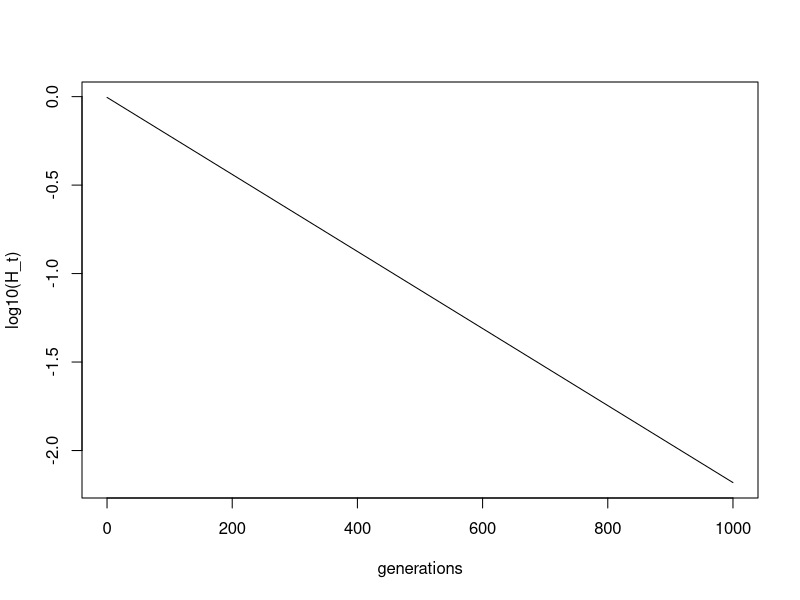
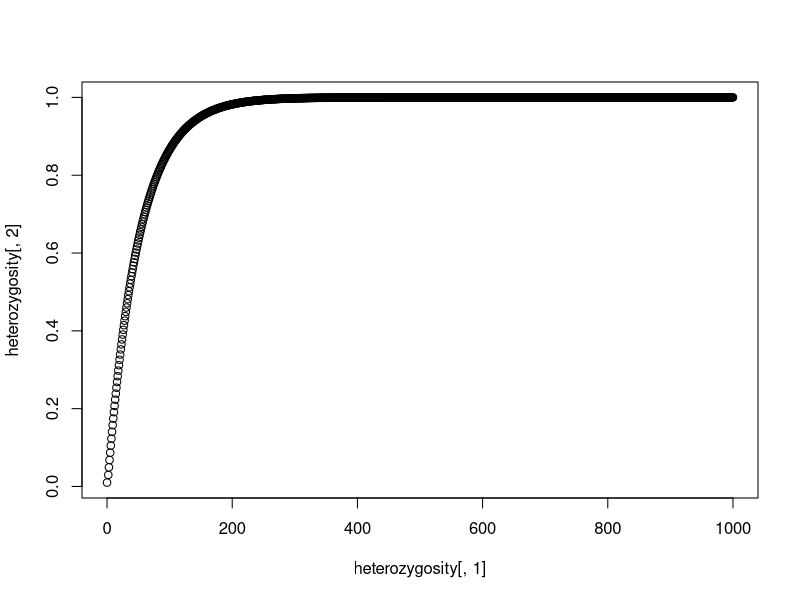
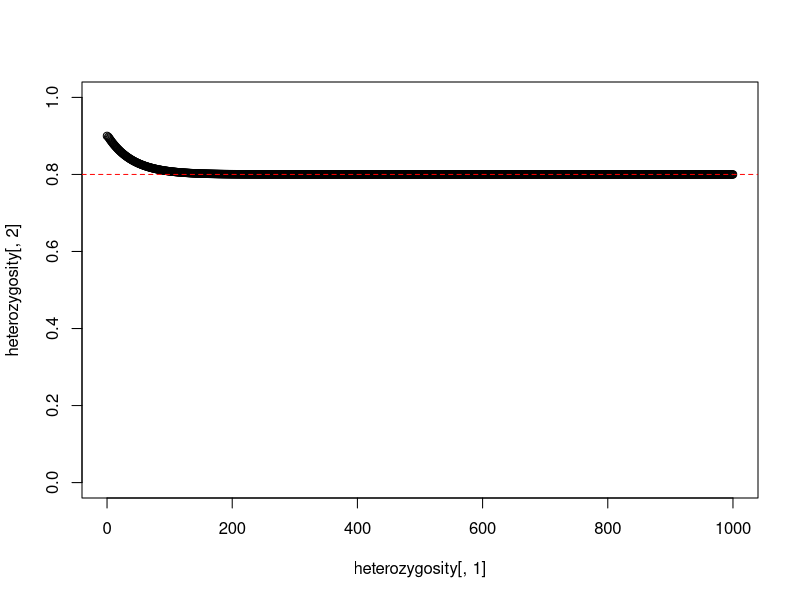
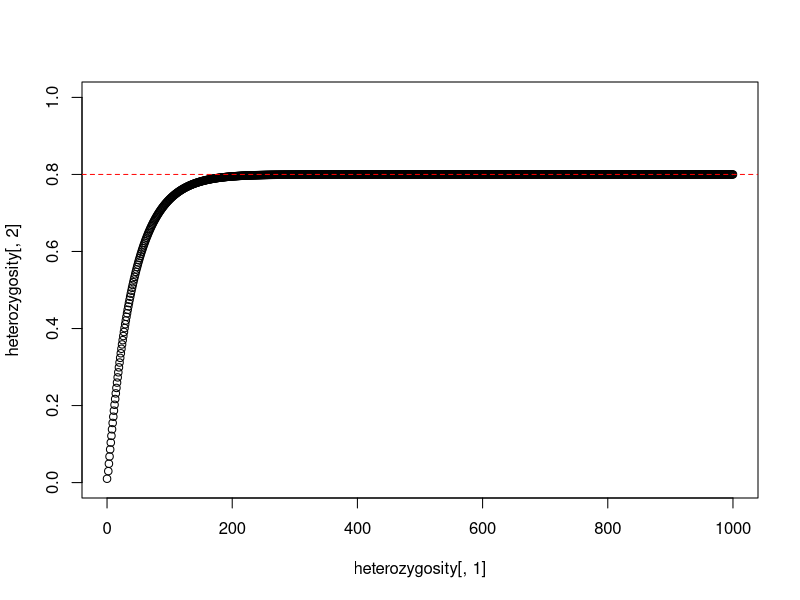

These charts were generated, in order, by the following R code:
## ---- chunk 1
#define heterozygosity function
H_t = function(t) {H_0*(1-(1/(2*N)))^t}

#parameters
H_0 = 0.99
N = 100

#plot 
curve(log10(H_t(x)), from = 0, to = 1000, xlab = "generations", ylab = "log10(H_t)")

 
## ---- chunk 2

#define heterozygosity function
H_prime = function(H) {H + 2*mu*(1-H)}

#parameters
mu = 10^-2 #mutation rate
gens = 10^3 #number of generations to simulate

#initial conditions
H_0 = 0.01 #initial heterozygosity

#matrix to store gentotype frequencies in 
heterozygosity = matrix(nrow = gens, ncol = 2) #rows=generations, cols = generation, heterozygosity

#initialize
heterozygosity[1,] = c(0,H_0)

#simulate
for(i in 2:gens){
  heterozygosity[i,] = c(i, H_prime(heterozygosity[i-1,2]))
}

#plot
plot(x = heterozygosity[,1], y = heterozygosity[,2])

## ---- chunk 3
#expected heterozygosity
H_prime = function(H){
  H_prime = (1- (1/(2*N)))*H + 2*mu*(1-H) #change due to drift + change due to mutation
}

#parameters
mu = 0.01 #mutation rate
N = 100 #population size
gens = 1000 #generations to simulate

#initial conditions
H_0 = 0.9 #initial heterozygosity

#matrix to store heterozygosities
heterozygosity = matrix(nrow = gens, ncol = 2) #row = generation, col = generation, heterozygosity

# initialize
heterozygosity[1,] = c(0, H_0)

#simulate
for(i in 2:gens){
  heterozygosity[i,] = c(i, H_prime(heterozygosity[i-1,2]))
}

#plot
plot(x = heterozygosity[,1], y = heterozygosity[,2], ylim = c(0,1))
  abline(h = 4*N*mu/(1 + 4*N*mu), lty = 2, col = "red") #equilibrium heterozygosity

## ---- chunk 4
#expected heterozygosity
H_prime = function(H){
  H_prime = (1- (1/(2*N)))*H + 2*mu*(1-H) #change due to drift + change due to mutation
}

#parameters
mu = 0.01 #mutation rate
N = 100 #population size
gens = 1000 #generations to simulate

#initial conditions
H_0 = 0.01 #initial heterozygosity

#matrix to store heterozygosities
heterozygosity = matrix(nrow = gens, ncol = 2) #row = generation, col = generation, heterozygosity

# initialize
heterozygosity[1,] = c(0, H_0)

#simulate
for(i in 2:gens){
  heterozygosity[i,] = c(i, H_prime(heterozygosity[i-1,2]))
}

#plot
plot(x = heterozygosity[,1], y = heterozygosity[,2], ylim = c(0,1))
  abline(h = 4*N*mu/(1 + 4*N*mu), lty = 2, col = "red") #equilibrium heterozygosity

## ---- chunk 5
library(tidyverse)
library(dplyr)
# functions 

exact_hhat = function(N,mu) {-1*(1/((mu^2 -1)*(1-(1/(2*N))) -1) * ((mu/N)*((mu/2) - 1)) + 1/(2*N) + (mu^2 - 1)*(1-(1/(2*N))))}
approximate_hhat = function(N,mu) {4*N*mu/(1 + 4*N*mu)}

# parameters 
mus = c(0.1, 0.1,0.001, 0.001)
Ns = c(10, 1000, 10, 1000)

# compare
df = data.frame(mus = mus, Ns = Ns)
df = df %>% mutate("approx" = approximate_hhat(N = Ns, mu = mus), "exact" = exact_hhat(N = Ns, mu = mus))

print(df)
